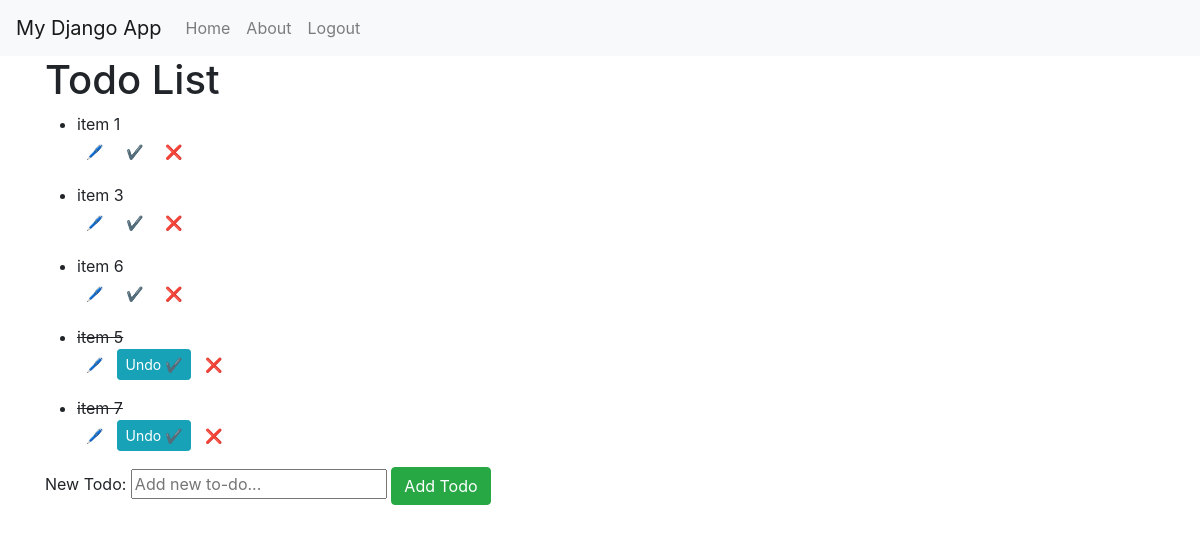
Before: / (signed in) with the older database file.
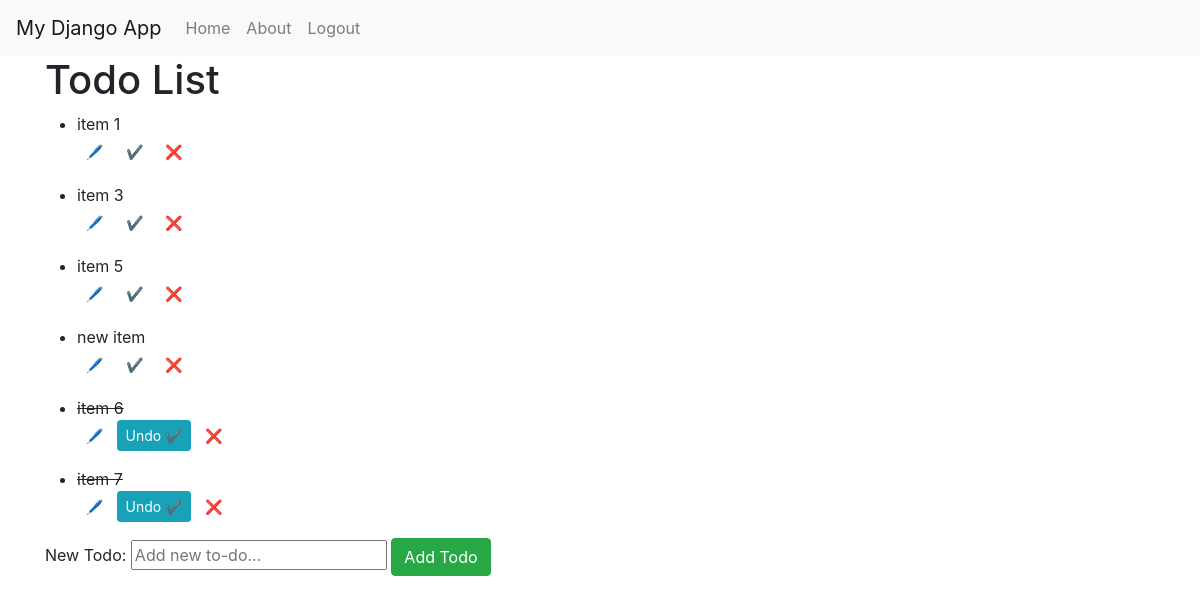
After: the same page with the newer database file.
### myapp/models.py (models this page shows, shortened)
class TodoItem(models.Model):
    user = models.ForeignKey(User, on_delete=models.CASCADE, null=True, blank=True)
    title = models.CharField(max_length=200)
    completed = models.BooleanField(default=False)
    create = models.DateTimeField(auto_now_add=True)
    class Meta:
        ordering = ['completed']

### myapp/views.py (the view, shortened to what this page needs)
# urls.py: path("", views.todos, name="Todos"),
@login_required(login_url="login")
def todos(request):
    items = TodoItem.objects.all()
    form = TodoForm()
    return render(request, "todos.html", {"todos": items, 'form': form})

### myapp/forms.py
class TodoForm(forms.ModelForm):
	title= forms.CharField(widget= forms.TextInput(attrs={'placeholder':'Add new to-do...'}))
	class Meta:
		model = TodoItem
		fields = '__all__'

### templates/todos.html (shortened to what this page needs)
<link href="https://cdn.jsdelivr.net/npm/bootstrap@5.3.2/dist/css/bootstrap.min.css" rel="stylesheet">
{% extends "base.html" %}
{% block content %}
<h1>Todo List</h1>
<ul>
    {% for todo in todos %}
    <li>
        {% if todo.completed %} <strike> {{todo.title}} </strike> {% else %} {{todo.title}} {% endif %}
        <form method="post" action="/">
            <a href="{% url 'edit' todo.id %}" class="btn btn-sm">🖊️</a>
            {% if not todo.completed %}
            <button type="submit" class="btn btn-sm" name="complete">✔️</button>
            {% elif todo.completed %}
            <button type="submit" class="btn btn-sm btn-info" name="uncomplete">Undo ✔️</button>
            {% endif %}
            <button type="submit" class="btn btn-sm" name="delete">❌</button>
        </form>
    </li>
    {% endfor %}
</ul>
<form method="POST" action="/">
    <label for="newTodo">New Todo:</label>
    {{form.title}}
    <button class="btn btn-success" type="submit">Add Todo</button>
</form>
{% endblock %}

### templates/base.html (shortened to what this page needs)
<!DOCTYPE html>
<html lang="en">
  <head>
    <link rel="stylesheet" href="https://stackpath.bootstrapcdn.com/bootstrap/4.3.1/css/bootstrap.min.css"  rel="stylesheet" />
  </head>
  <body>
    <nav class="navbar navbar-expand-lg navbar-light bg-light">
      <a class="navbar-brand" href="/">My Django App</a>
      <div class="collapse navbar-collapse" id="navbarNav">
        <ul class="navbar-nav">
          <li class="nav-item">
            <a class="nav-link" href="/">Home</a>
          </li>
          <li class="nav-item">
            <a class="nav-link" href="about">About</a>
          </li>
          {% if user.is_authenticated %}
          <li class="nav-item">
            <a class="nav-link" href="logout">Logout</a>
          </li>
          {% endif %}
        </ul>
      </div>
    </nav>
    <div class="container">{% block content %} {% endblock %}</div>
  </body>
</html>

Changed rows visible on the page:
changed TodoItem "item 5": completed "Undo ✔️" → "✔️"; moves up the list
added TodoItem: title "new item"
changed TodoItem "item 6": completed "✔️" → "Undo ✔️"
